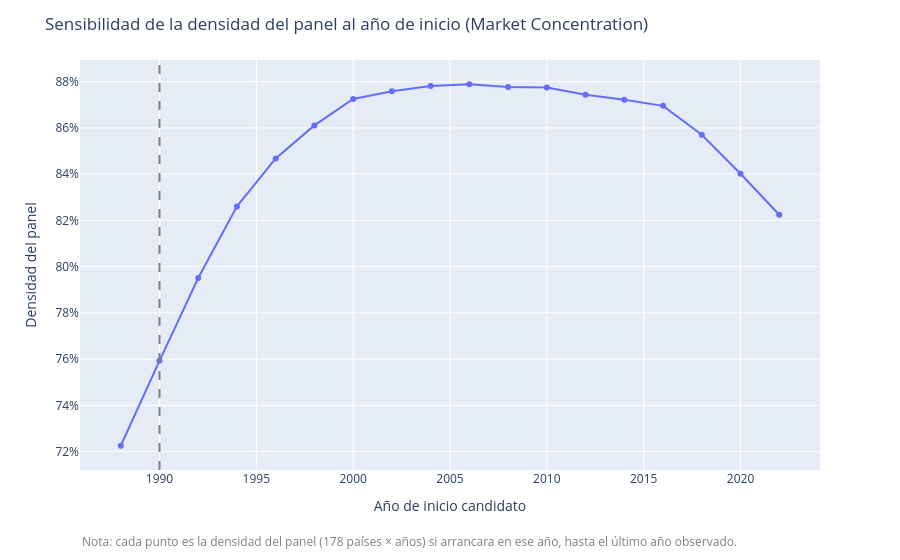

Notebook source saved alongside this figure:
### Markdown cell above
### Gráfico — Curva de sensibilidad de la densidad al año de inicio del panel

**Objetivo:** misma lógica que en el WDI y V-Dem — para cada año de inicio candidato, calcular qué % del panel país-año (178 países × años) tiene dato, manteniendo fijo el año final en el último año observado.

### Code cell
anio_min_disponible_mc = int(df_market_concentration_onu["year"].min())
anio_max_disponible_mc = int(df_market_concentration_onu["year"].max())
n_paises_mc = df_market_concentration_onu["ISO-alpha3"].nunique()

anios_inicio_candidatos_mc = list(range(anio_min_disponible_mc, anio_max_disponible_mc + 1, 2))

def calcular_densidad_panel_mc(datos_mc, anio_inicio, anio_fin):
    sub = datos_mc[(datos_mc["year"] >= anio_inicio) & (datos_mc["year"] <= anio_fin)]
    n_celdas_totales = n_paises_mc * (anio_fin - anio_inicio + 1)
    n_celdas_con_dato = sub["hh_market_concentration"].notna().sum()
    return n_celdas_con_dato / n_celdas_totales

densidad_por_inicio_mc = [
    calcular_densidad_panel_mc(df_market_concentration_onu, anio_inicio, anio_max_disponible_mc)
    for anio_inicio in anios_inicio_candidatos_mc
]

fig_curva_sensibilidad_mc = px.line(
    x=anios_inicio_candidatos_mc, y=densidad_por_inicio_mc, markers=True,
    labels={"x": "Año de inicio candidato", "y": "Densidad del panel"},
)
fig_curva_sensibilidad_mc.add_vline(x=1990, line_dash="dash", line_color="gray")
fig_curva_sensibilidad_mc.update_layout(
    title="Sensibilidad de la densidad del panel al año de inicio (Market Concentration)",
    yaxis_tickformat=".0%",
    margin=dict(b=90),
)
fig_curva_sensibilidad_mc.add_annotation(
    text="Nota: cada punto es la densidad del panel (178 países × años) si arrancara en ese año, hasta el último año observado.",
    xref="paper", yref="paper", x=0, y=-0.2, showarrow=False,
    font=dict(size=12, color="gray"), align="left",
)

figuras_reporte.append(("curva_sensibilidad_anio_inicio_mc", fig_curva_sensibilidad_mc))
fig_curva_sensibilidad_mc.show()

### Figure 1 — Plotly figure (JSON) as saved in the notebook; plotly's stock layout.template omitted (floating-point values rounded to 4 significant figures)
{"data": [{"hovertemplate": "Año de inicio candidato=%{x}<br>Densidad del panel=%{y}<extra></extra>", "legendgroup": "", "line": {"color": "#636efa", "dash": "solid"}, "marker": {"symbol": "circle"}, "mode": "lines+markers", "name": "", "orientation": "v", "showlegend": false, "type": "scatter", "x": [1988, 1990, 1992, 1994, 1996, 1998, 2000, 2002, 2004, 2006, 2008, 2010, 2012, 2014, 2016, 2018, 2020, 2022], "xaxis": "x", "y": [0.7225, 0.7592, 0.7951, 0.826, 0.8468, 0.8611, 0.8725, 0.8758, 0.8781, 0.8789, 0.8777, 0.8774, 0.8743, 0.8721, 0.8695, 0.857, 0.8402, 0.8224], "yaxis": "y"}], "layout": {"annotations": [{"align": "left", "font": {"color": "gray", "size": 12}, "showarrow": false, "text": "Nota: cada punto es la densidad del panel (178 países × años) si arrancara en ese año, hasta el último año observado.", "x": 0, "xref": "paper", "y": -0.2, "yref": "paper"}], "legend": {"tracegroupgap": 0}, "margin": {"b": 90, "t": 60}, "shapes": [{"line": {"color": "gray", "dash": "dash"}, "type": "line", "x0": 1990, "x1": 1990, "xref": "x", "y0": 0, "y1": 1, "yref": "y domain"}], "title": {"text": "Sensibilidad de la densidad del panel al año de inicio (Market Concentration)"}, "xaxis": {"anchor": "y", "domain": [0, 1], "title": {"text": "Año de inicio candidato"}}, "yaxis": {"anchor": "x", "domain": [0, 1], "tickformat": ".0%", "title": {"text": "Densidad del panel"}}}}
